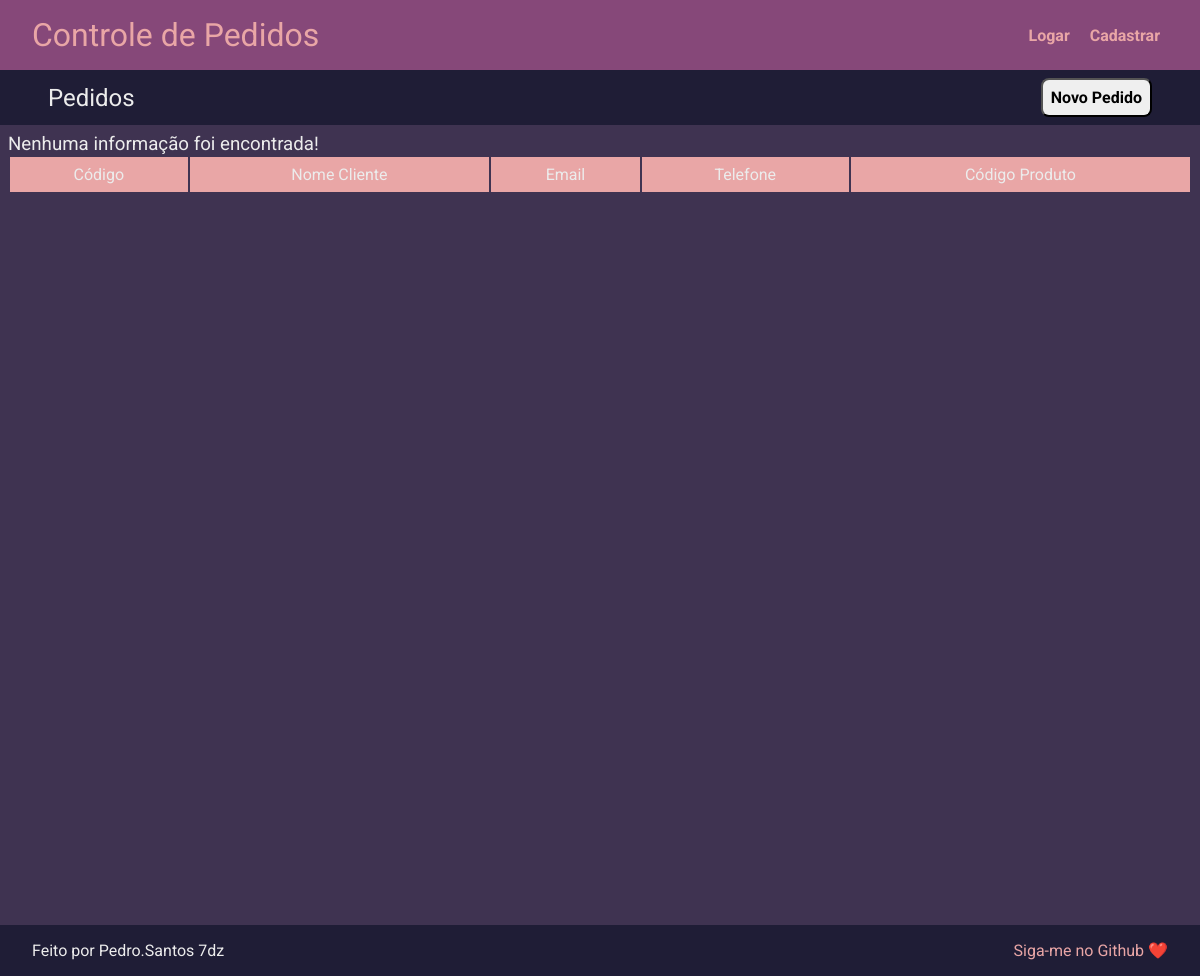
Before: / with the older database file.
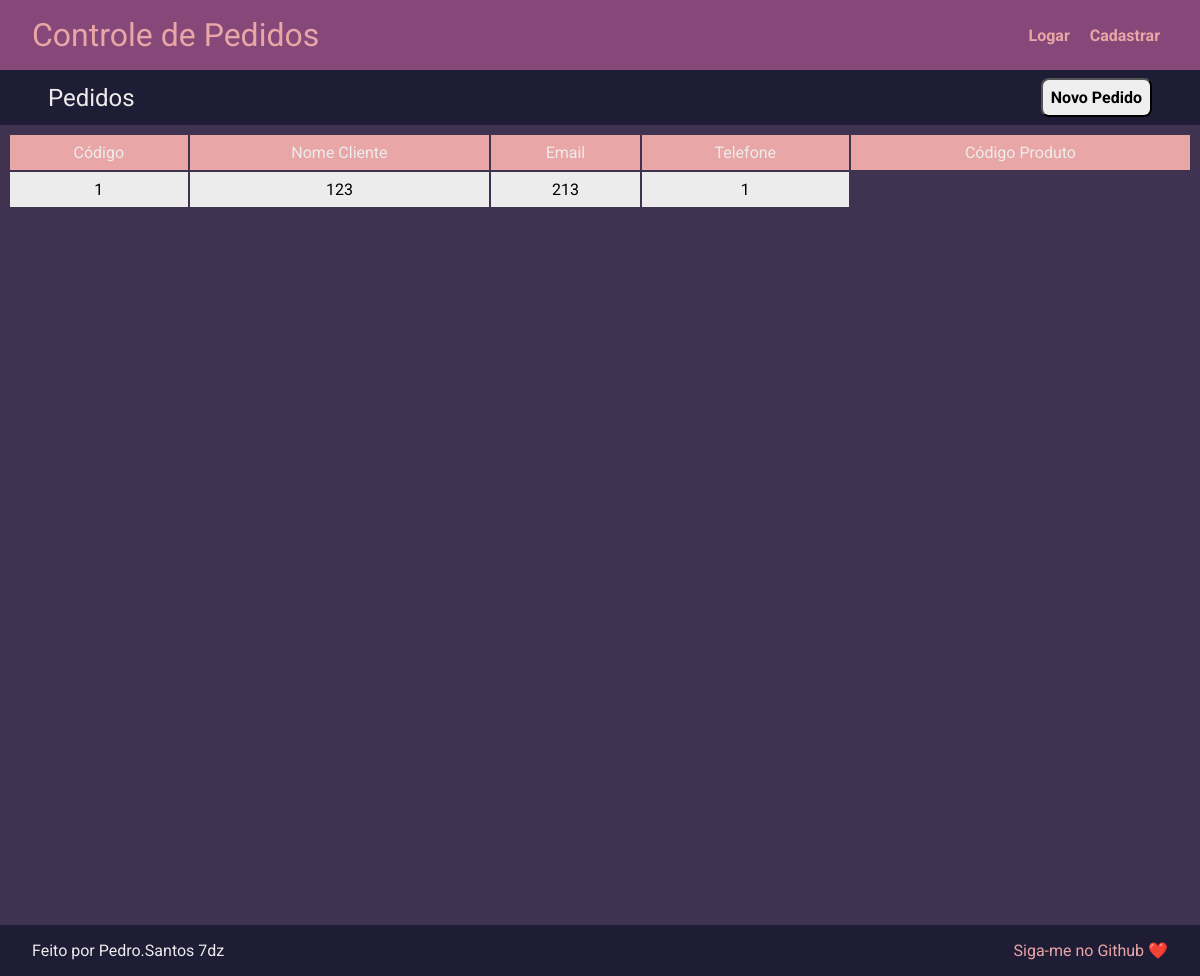
After: the same page with the newer database file.
### core/models.py (models this page shows, shortened)
class Pedido(models.Model):
    id = models.IntegerField(primary_key=True)
    cliente_nome_completo = models.CharField(max_length=255)
    cliente_telefone = models.CharField(max_length=255)
    cliente_email = models.CharField(max_length=255)
    id_produto = models.CharField(max_length=100)

### core/views.py (the view)
# urls.py: path('', views.lista_pedidos, name='pedidos'),
def lista_pedidos(request):
    columns = ['Código', 'Nome Cliente', 'Email', 'Telefone', 'Código Produto']
    pedidos = Pedido.objects.all()
    return render(request, 'app/cliente_pedidos.html', {
        'pedidos' : pedidos,
        'pedido_columns' : columns
    })

### core/templates/app/cliente_pedidos.html
{% load static %}
<!DOCTYPE html>
<html>
<head>
    {% include "../model/head.html" with page_title="Controle de Pedidos - Listagem de Pedidos" %}
</head>
<body>
    {% include "../model/header.html" with logado=0 bread_name="Pedidos" bread_button_name="Novo Pedido" link_content='cadastro/pedido/' %}
    <main class="main-container">
        <section class="pedido-container">
            {% include "../model/table.html" with arr_columns=pedido_columns arr=pedidos template=2 %}
        </section>
    </main>
    {% include "../model/footer.html" %}
</body>
</html>

### core/templates/model/table.html
<table class="table">
    <thead>
        <tr>
            {% for obj in arr_columns %}
                <th scope="col"> {{obj}} </th>
            {% endfor %}
        </tr>
    </thead>
    <tbody>
        {% for obj in arr %}
            {% if template == 1 %}
            <tr>
                <th> {{ obj.id }} </th>
                <th> {{ obj.nome }} </th>
                <th> {{ obj.custo }} </th>
                <th> {{ obj.valor }} </th>
            </tr>
            {% elif template == 2 %}
            <tr>
                <th> {{ obj.id }} </th>
                <th> {{ obj.cliente_nome_completo }} </th>
                <th> {{ obj.cliente_telefone }} </th>
                <th> {{ obj.id_produto }} </th>
            </tr>
            {% endif %}
        {% empty %}
        <h3> Nenhuma informação foi encontrada! </h3>
        {% endfor %}
    </tbody>
</table>

Changed rows visible on the page:
added Pedido: id "1", cliente_nome_completo "123", cliente_telefone "213", id_produto "1"
Other visible differences:
text no longer shown: "Nenhuma informação foi encontrada!"
